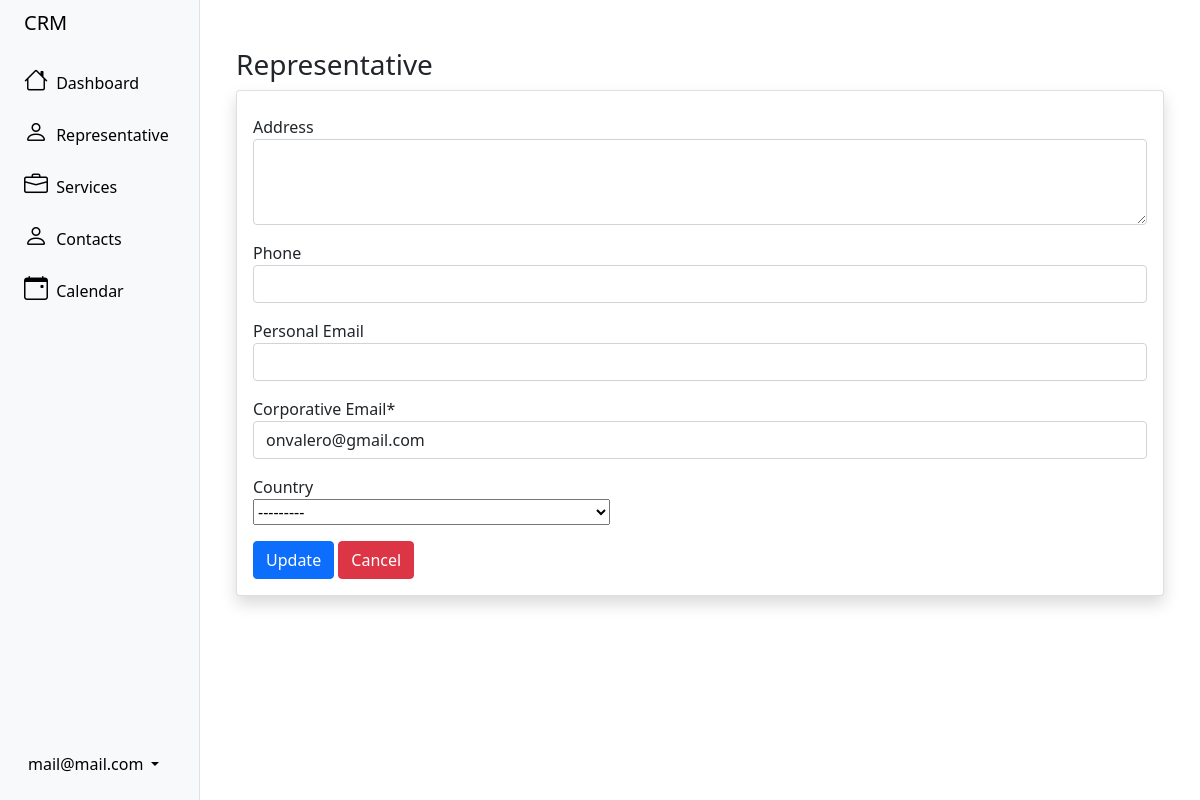
Page /user/updateRepresentative/3 (signed in) on the earlier database version.
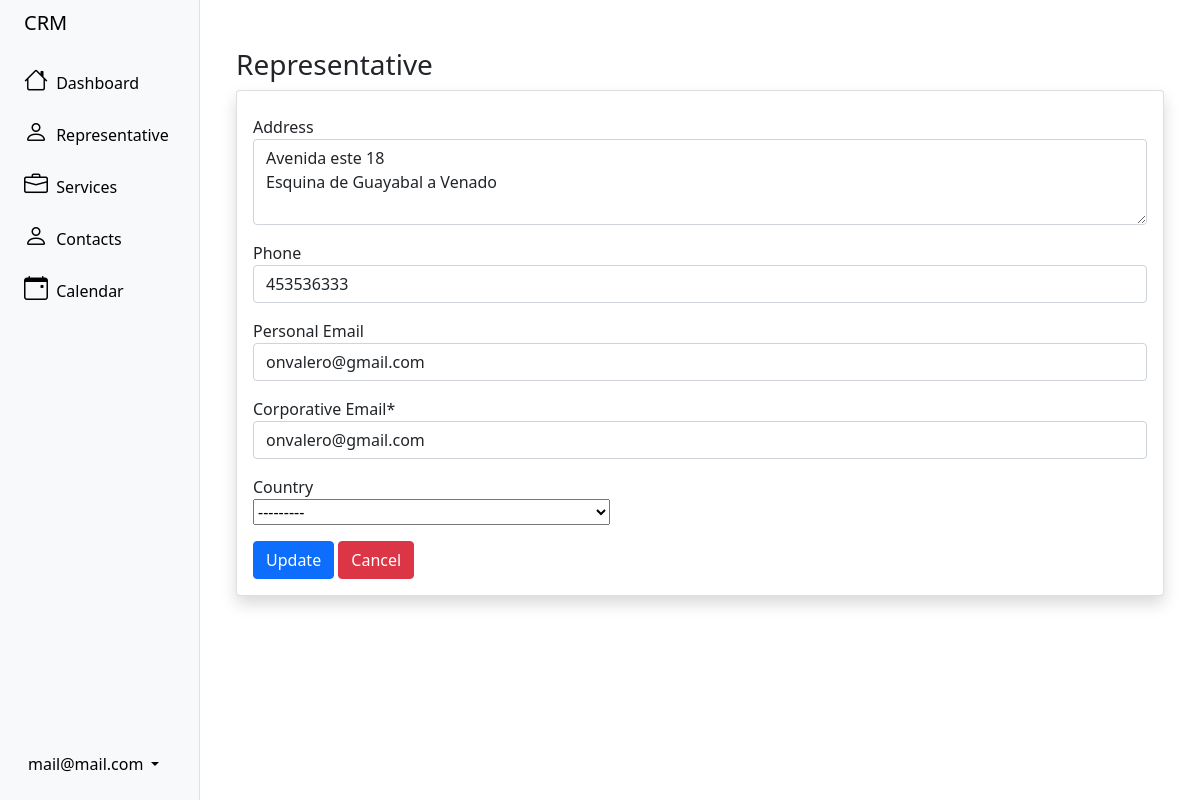
Same page on the later database version.
### user/models.py (models this page shows, shortened)
class crmUser(AbstractBaseUser):
	status = models.BooleanField('Status', default=True)
	admin_user = models.BooleanField('Admin', default=False)
	name = models.CharField('Name', max_length=100)
	last_name = models.CharField('Last name', max_length=100)
	user_email = models.EmailField('User email', unique=True, max_length=255)
	personal_email = models.EmailField('Personal email', unique=True, max_length=255, blank=True, null=True)
	dni = models.IntegerField('DNI', unique=True, blank=True, null=True)
	address = models.TextField('Address', blank=True, null=True)
	phone_number = models.IntegerField('Phone number', blank=True, null=True)
	country = CountryField('Country', blank=True, null=True)
	objects = crmUserManager()
	USERNAME_FIELD = 'user_email'
	REQUIRED_FIELDS = ['name', 'last_name']
	@property
	def is_staff(self):
		return self.admin_user

### user/views.py (the view, shortened to what this page needs)
# urls.py: path('updateRepresentative/<id>', updateRepresentative, name='updateRepresentative'),
@login_required
def updateRepresentative(request, id):
	if request.user.is_staff:
		try:
			row = crmUser.objects.get(id= id)
		except crmUser.DoesNotExist:
			return redirect('representatives')
		form = FormRepresentativeUpdate(instance= row)
		return render(request, 'representatives/create_representative.html', {'form': form})
	else:
		messages.error(request, 'You do not have permission to enter')
		return redirect('dashboard')

### user/forms.py
class FormRepresentativeUpdate(forms.ModelForm):
    class Meta:
        model = crmUser;
        fields = ('address', 'phone_number', 'personal_email', 'user_email', 'country')
    def __init__(self, *args, **kwargs):
        super(FormRepresentativeUpdate, self).__init__(*args, **kwargs)
        self.fields['phone_number'].label = "Phone"
        self.fields['personal_email'].label = "Personal Email"
        self.fields['user_email'].label = "Corporative Email"
    helper = FormHelper()
    helper.layout = Layout(
        Field('address', rows="3", css_class='input-xlarge mb-3'),
        Field('phone_number', css_class='input-xlarge mb-3'),
        Field('personal_email', css_class='input-xlarge mb-3'),
        Field('user_email', css_class='input-xlarge mb-3'),
        Field('country', css_class='input-xlarge mb-3'),
    FormActions(
            Submit('register', 'Update', css_class="btn-primary"),
            HTML('<a class="btn btn-danger" onclick="cancel()">Cancel</a>'),
        )
    )

### templates/representatives/create_representative.html (shortened to what this page needs)
{% extends 'sidebar.html' %}
{% load crispy_forms_tags %}
{% block content %}
<div class="container-fluid mt-5 pb-5">
    <h1 class="h3 mb-2 text-gray-800">Representative</h1>
    <div class="card shadow mb-4">
        <div class="card-body">
            <form action="" method="post" class="mt-2" autocomplete="off">
                {% crispy form %}
            </form>
        </div>
    </div>
</div>
{% endblock content %}

Differences in the rows shown:
changed crmUser "onvalero@gmail.com": address (not shown) → "Avenida este 18 Esquina de Guayabal a Venado"; phone_number (not shown) → "453536333"; personal_email (not shown) → "onvalero@gmail.com"
